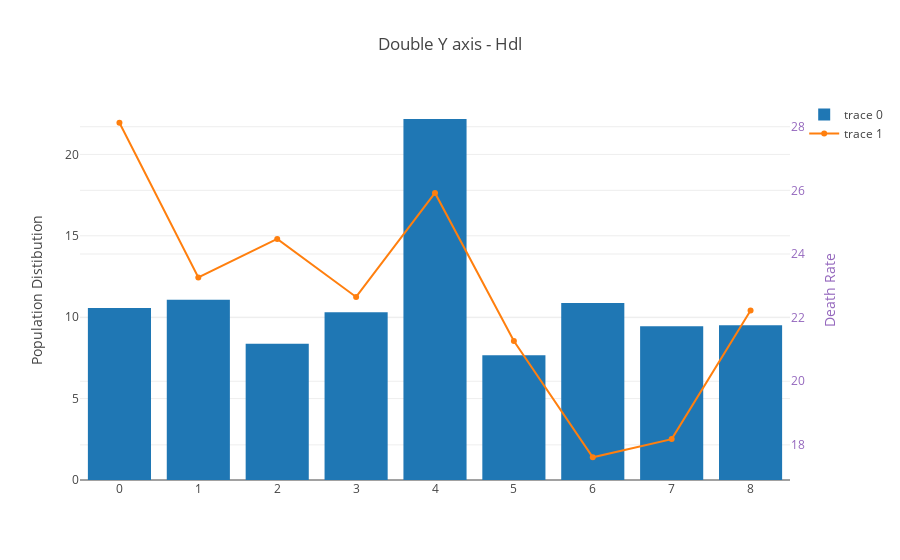
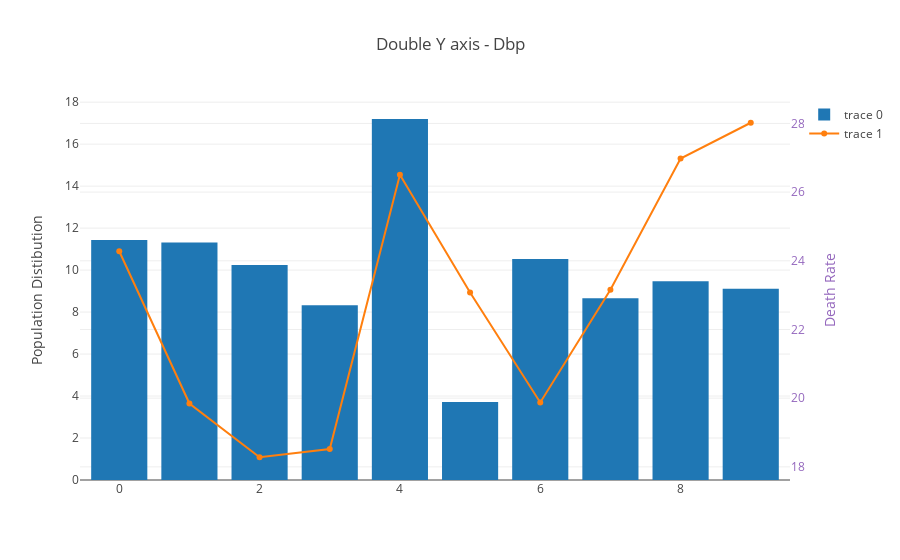
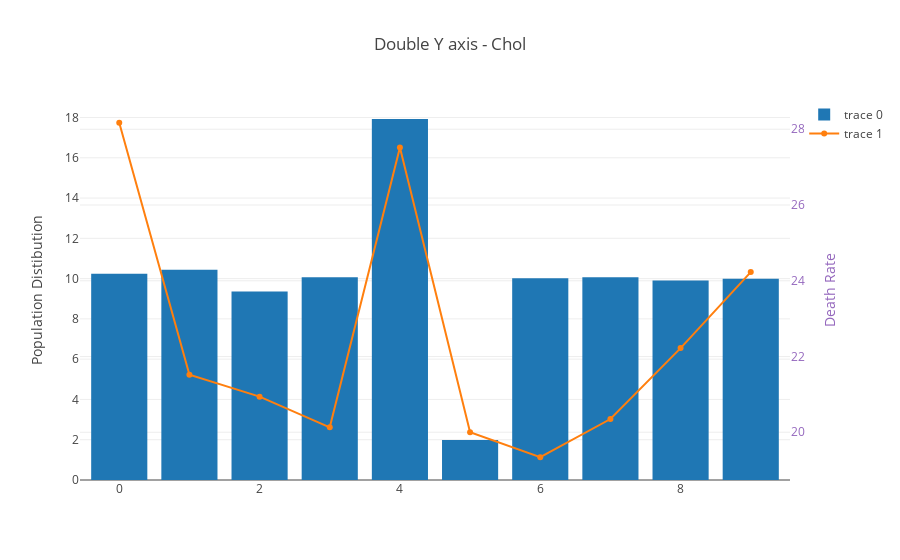
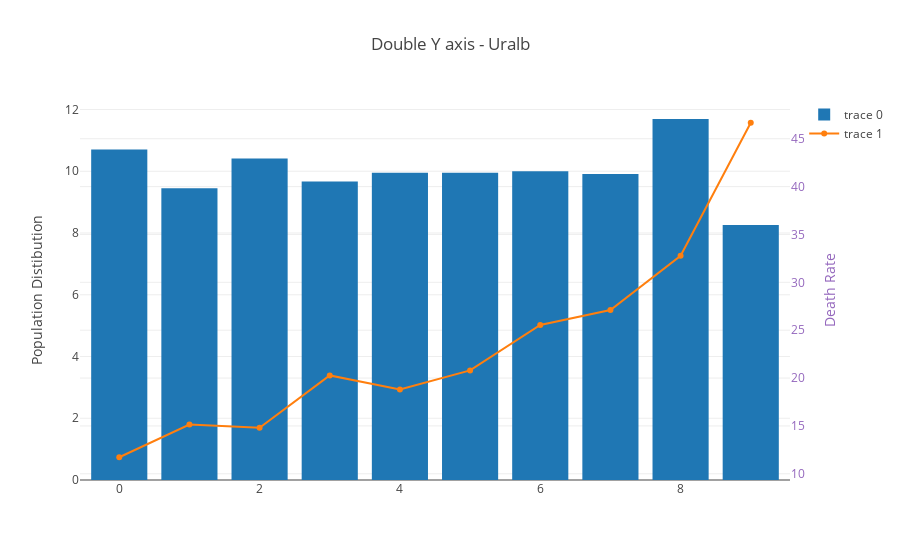

The notebook cell saved with these charts, in order:
### Markdown cell above
Plot death rates using numeric columns

### Code cell
plt_event_rate(er_data)

### Figure 1 — Plotly figure (JSON) as saved in the notebook; plotly's stock layout.template omitted (floating-point values rounded to 4 significant figures)
{"data": [{"type": "bar", "uid": "01a9e45a-1d07-4251-897a-0d02d34c11d5", "x": [0, 1, 2, 3, 4, 5, 6, 7, 8], "y": [10.57, 11.08, 8.368, 10.31, 22.18, 7.664, 10.88, 9.447, 9.513]}, {"type": "scatter", "uid": "7fb204bd-e240-49f4-87b6-df71c1e36572", "x": [0, 1, 2, 3, 4, 5, 6, 7, 8], "y": [28.12, 23.26, 24.47, 22.65, 25.92, 21.26, 17.61, 18.18, 22.22], "yaxis": "y2"}], "layout": {"title": {"text": "Double Y axis - Hdl"}, "yaxis": {"title": {"text": "Population Distibution"}}, "yaxis2": {"overlaying": "y", "side": "right", "tickfont": {"color": "rgb(148, 103, 189)"}, "title": {"font": {"color": "rgb(148, 103, 189)"}, "text": "Death Rate"}}}}

### Figure 2 — Plotly figure (JSON) as saved in the notebook; plotly's stock layout.template omitted (floating-point values rounded to 4 significant figures)
{"data": [{"type": "bar", "uid": "6ddad39b-afbf-4a2c-8576-f3acf71d0fbd", "x": [0, 1, 2, 3, 4, 5, 6, 7, 8, 9], "y": [11.43, 11.32, 10.24, 8.324, 17.2, 3.722, 10.53, 8.654, 9.469, 9.117]}, {"type": "scatter", "uid": "e890bfef-0b4d-446f-bc8d-bc186cf80476", "x": [0, 1, 2, 3, 4, 5, 6, 7, 8, 9], "y": [24.28, 19.84, 18.28, 18.52, 26.5, 23.08, 19.87, 23.16, 26.98, 28.02], "yaxis": "y2"}], "layout": {"title": {"text": "Double Y axis - Dbp"}, "yaxis": {"title": {"text": "Population Distibution"}}, "yaxis2": {"overlaying": "y", "side": "right", "tickfont": {"color": "rgb(148, 103, 189)"}, "title": {"font": {"color": "rgb(148, 103, 189)"}, "text": "Death Rate"}}}}

### Figure 3 — Plotly figure (JSON) as saved in the notebook; plotly's stock layout.template omitted (floating-point values rounded to 4 significant figures)
{"data": [{"type": "bar", "uid": "f354261c-6296-4eab-9a64-e07922622bfb", "x": [0, 1, 2, 3, 4, 5, 6, 7, 8, 9], "y": [10.24, 10.44, 9.359, 10.06, 17.93, 1.982, 10.02, 10.06, 9.91, 9.998]}, {"type": "scatter", "uid": "d5fa6a78-3711-4a65-993e-506f99bfea98", "x": [0, 1, 2, 3, 4, 5, 6, 7, 8, 9], "y": [28.17, 21.52, 20.94, 20.13, 27.52, 20, 19.34, 20.35, 22.22, 24.23], "yaxis": "y2"}], "layout": {"title": {"text": "Double Y axis - Chol"}, "yaxis": {"title": {"text": "Population Distibution"}}, "yaxis2": {"overlaying": "y", "side": "right", "tickfont": {"color": "rgb(148, 103, 189)"}, "title": {"font": {"color": "rgb(148, 103, 189)"}, "text": "Death Rate"}}}}

### Figure 4 — Plotly figure (JSON) as saved in the notebook; plotly's stock layout.template omitted (floating-point values rounded to 4 significant figures)
{"data": [{"type": "bar", "uid": "fd389fde-78a8-411d-ae11-65c8501374cf", "x": [0, 1, 2, 3, 4, 5, 6, 7, 8, 9], "y": [10.7, 9.447, 10.42, 9.667, 9.954, 9.954, 9.998, 9.91, 11.69, 8.258]}, {"type": "scatter", "uid": "0e07b259-514c-4d71-8a18-a7710be07a61", "x": [0, 1, 2, 3, 4, 5, 6, 7, 8, 9], "y": [11.73, 15.15, 14.8, 20.27, 18.81, 20.8, 25.55, 27.11, 32.77, 46.67], "yaxis": "y2"}], "layout": {"title": {"text": "Double Y axis - Uralb"}, "yaxis": {"title": {"text": "Population Distibution"}}, "yaxis2": {"overlaying": "y", "side": "right", "tickfont": {"color": "rgb(148, 103, 189)"}, "title": {"font": {"color": "rgb(148, 103, 189)"}, "text": "Death Rate"}}}}
